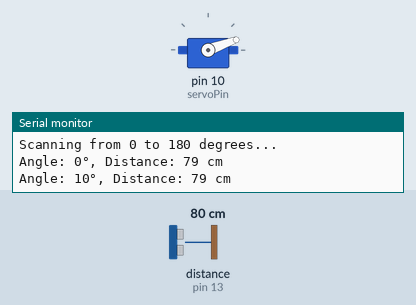
Bench run of a sketch on a simulated Arduino Uno, built with avr-gcc and run on an emulated ATmega328P. Parts: servo, the last lines printed to the serial monitor. Wiring (inferred from the names in the program): ultrasonic range finder: trigger pin 12; echo pin 13. The inputs (shaded band) are chosen by the test bench; at power-on: distance to the obstacle (sensor on pin 13) 80 cm. The echo pulse lasts 58.3 µs per cm.

Above: at 1.1 s.
At 8.2 s:
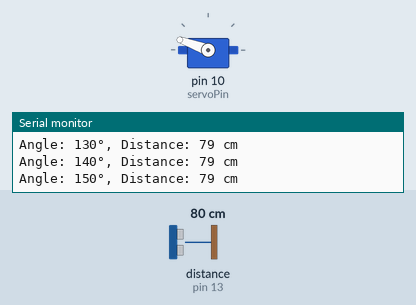
8.3 s: distance to the obstacle (sensor on pin 13) set to 2 cm
At 13.0 s:
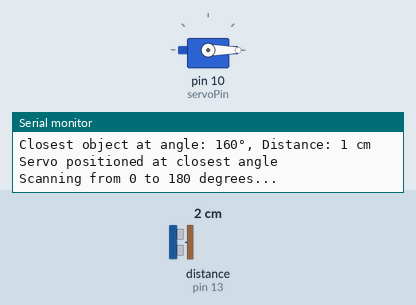
Timing chart, 0 to 17.1 s (numbered marks = the images above; inputs shaded):
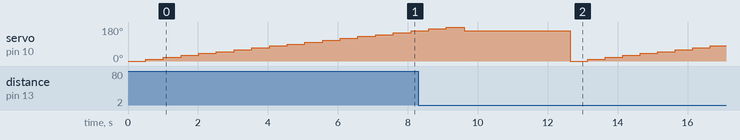

The sketch:

distance_sensor_test.ino
```cpp
#include <Servo.h>

Servo servo;
const int servoPin = 10;
const int trigPin = 12;
const int echoPin = 13;

void setup() {
  Serial.begin(9600);
  servo.attach(servoPin);
  pinMode(trigPin, OUTPUT);
  pinMode(echoPin, INPUT);
  Serial.println("Distance Sensor Test Started");
}

long getDistance() {
  digitalWrite(trigPin, LOW);
  delayMicroseconds(2);
  digitalWrite(trigPin, HIGH);
  delayMicroseconds(10);
  digitalWrite(trigPin, LOW);

  long duration = pulseIn(echoPin, HIGH);
  long distance = (duration / 2) / 29.1;

  return distance;
}

void loop() {
  int minDistance = 9999;
  int closestAngle = 90;

  Serial.println("Scanning from 0 to 180 degrees...");

  for (int angle = 0; angle <= 180; angle += 10) {
    servo.write(angle);
    delay(500);

    long distance = getDistance();

    Serial.print("Angle: ");
    Serial.print(angle);
    Serial.print("°, Distance: ");
    Serial.print(distance);
    Serial.println(" cm");

    if (distance < minDistance && distance > 0) {
      minDistance = distance;
      closestAngle = angle;
    }
  }

  Serial.print("Closest object at angle: ");
  Serial.print(closestAngle);
  Serial.print("°, Distance: ");
  Serial.print(minDistance);
  Serial.println(" cm");

  servo.write(closestAngle);
  Serial.println("Servo positioned at closest angle");

  delay(3000);
}
```
